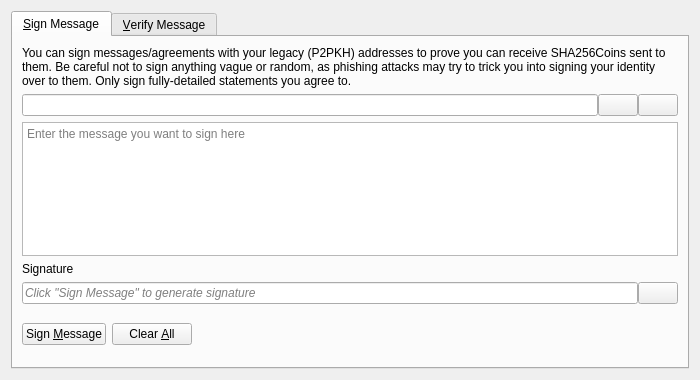
<?xml version="1.0" encoding="UTF-8"?>
<ui version="4.0">
 <class>SignVerifyMessageDialog</class>
 <widget class="QDialog" name="SignVerifyMessageDialog">
  <property name="geometry">
   <rect>
    <x>0</x>
    <y>0</y>
    <width>700</width>
    <height>380</height>
   </rect>
  </property>
  <property name="windowTitle">
   <string>Signatures - Sign / Verify a Message</string>
  </property>
  <property name="modal">
   <bool>true</bool>
  </property>
  <layout class="QVBoxLayout" name="verticalLayout">
   <item>
    <widget class="QTabWidget" name="tabWidget">
     <property name="currentIndex">
      <number>0</number>
     </property>
     <widget class="QWidget" name="tabSignMessage">
      <attribute name="title">
       <string>&amp;Sign Message</string>
      </attribute>
      <layout class="QVBoxLayout" name="verticalLayout_SM">
       <item>
        <widget class="QLabel" name="infoLabel_SM">
         <property name="text">
          <string>You can sign messages/agreements with your legacy (P2PKH) addresses to prove you can receive SHA256Coins sent to them. Be careful not to sign anything vague or random, as phishing attacks may try to trick you into signing your identity over to them. Only sign fully-detailed statements you agree to.</string>
         </property>
         <property name="textFormat">
          <enum>Qt::PlainText</enum>
         </property>
         <property name="wordWrap">
          <bool>true</bool>
         </property>
        </widget>
       </item>
       <item>
        <layout class="QHBoxLayout" name="horizontalLayout_1_SM">
         <property name="spacing">
          <number>0</number>
         </property>
         <item>
          <widget class="QValidatedLineEdit" name="addressIn_SM">
           <property name="toolTip">
            <string>The SHA256Coin address to sign the message with</string>
           </property>
          </widget>
         </item>
         <item>
          <widget class="QPushButton" name="addressBookButton_SM">
           <property name="toolTip">
            <string>Choose previously used address</string>
           </property>
           <property name="text">
            <string/>
           </property>
           <property name="icon">
            <iconset resource="../bitcoin.qrc">
             <normaloff>:/icons/address-book</normaloff>:/icons/address-book</iconset>
           </property>
           <property name="shortcut">
            <string>Alt+A</string>
           </property>
           <property name="autoDefault">
            <bool>false</bool>
           </property>
          </widget>
         </item>
         <item>
          <widget class="QPushButton" name="pasteButton_SM">
           <property name="toolTip">
            <string>Paste address from clipboard</string>
           </property>
           <property name="text">
            <string/>
           </property>
           <property name="icon">
            <iconset resource="../bitcoin.qrc">
             <normaloff>:/icons/editpaste</normaloff>:/icons/editpaste</iconset>
           </property>
           <property name="shortcut">
            <string>Alt+P</string>
           </property>
           <property name="autoDefault">
            <bool>false</bool>
           </property>
          </widget>
         </item>
        </layout>
       </item>
       <item>
        <widget class="QPlainTextEdit" name="messageIn_SM">
         <property name="toolTip">
          <string>Enter the message you want to sign here</string>
         </property>
         <property name="placeholderText">
          <string>Enter the message you want to sign here</string>
         </property>
        </widget>
       </item>
       <item>
        <widget class="QLabel" name="signatureLabel_SM">
         <property name="text">
          <string>Signature</string>
         </property>
         <property name="textFormat">
          <enum>Qt::PlainText</enum>
         </property>
        </widget>
       </item>
       <item>
        <layout class="QHBoxLayout" name="horizontalLayout_2_SM">
         <property name="spacing">
          <number>0</number>
         </property>
         <item>
          <widget class="QLineEdit" name="signatureOut_SM">
           <property name="placeholderText">
            <string>Click "Sign Message" to generate signature</string>
           </property>
           <property name="font">
            <font>
             <italic>true</italic>
            </font>
           </property>
           <property name="readOnly">
            <bool>true</bool>
           </property>
          </widget>
         </item>
         <item>
          <widget class="QPushButton" name="copySignatureButton_SM">
           <property name="toolTip">
            <string>Copy the current signature to the clipboard</string>
           </property>
           <property name="text">
            <string/>
           </property>
           <property name="icon">
            <iconset resource="../bitcoin.qrc">
             <normaloff>:/icons/editcopy</normaloff>:/icons/editcopy</iconset>
           </property>
           <property name="autoDefault">
            <bool>false</bool>
           </property>
          </widget>
         </item>
        </layout>
       </item>
       <item>
        <layout class="QHBoxLayout" name="horizontalLayout_3_SM">
         <item>
          <widget class="QPushButton" name="signMessageButton_SM">
           <property name="toolTip">
            <string>Sign the message to prove you own this SHA256Coin address</string>
           </property>
           <property name="text">
            <string>Sign &amp;Message</string>
           </property>
           <property name="icon">
            <iconset resource="../bitcoin.qrc">
             <normaloff>:/icons/edit</normaloff>:/icons/edit</iconset>
           </property>
           <property name="autoDefault">
            <bool>false</bool>
           </property>
          </widget>
         </item>
         <item>
          <widget class="QPushButton" name="clearButton_SM">
           <property name="toolTip">
            <string>Reset all sign message fields</string>
           </property>
           <property name="text">
            <string>Clear &amp;All</string>
           </property>
           <property name="icon">
            <iconset resource="../bitcoin.qrc">
             <normaloff>:/icons/remove</normaloff>:/icons/remove</iconset>
           </property>
           <property name="autoDefault">
            <bool>false</bool>
           </property>
          </widget>
         </item>
         <item>
          <spacer name="horizontalSpacer_1_SM">
           <property name="orientation">
            <enum>Qt::Horizontal</enum>
           </property>
           <property name="sizeHint" stdset="0">
            <size>
             <width>40</width>
             <height>48</height>
            </size>
           </property>
          </spacer>
         </item>
         <item>
          <widget class="QLabel" name="statusLabel_SM">
           <property name="font">
            <font>
             <weight>75</weight>
             <bold>true</bold>
            </font>
           </property>
           <property name="text">
            <string/>
           </property>
           <property name="wordWrap">
            <bool>true</bool>
           </property>
          </widget>
         </item>
         <item>
          <spacer name="horizontalSpacer_2_SM">
           <property name="orientation">
            <enum>Qt::Horizontal</enum>
           </property>
           <property name="sizeHint" stdset="0">
            <size>
             <width>40</width>
             <height>48</height>
            </size>
           </property>
          </spacer>
         </item>
        </layout>
       </item>
      </layout>
     </widget>
     <widget class="QWidget" name="tabVerifyMessage">
      <attribute name="title">
       <string>&amp;Verify Message</string>
      </attribute>
      <layout class="QVBoxLayout" name="verticalLayout_VM">
       <item>
        <widget class="QLabel" name="infoLabel_VM">
         <property name="text">
          <string>Enter the receiver's address, message (ensure you copy line breaks, spaces, tabs, etc. exactly) and signature below to verify the message. Be careful not to read more into the signature than what is in the signed message itself, to avoid being tricked by a man-in-the-middle attack. Note that this only proves the signing party receives with the address, it cannot prove sendership of any transaction!</string>
         </property>
         <property name="textFormat">
          <enum>Qt::PlainText</enum>
         </property>
         <property name="alignment">
          <set>Qt::AlignLeading|Qt::AlignLeft|Qt::AlignTop</set>
         </property>
         <property name="wordWrap">
          <bool>true</bool>
         </property>
        </widget>
       </item>
       <item>
        <layout class="QHBoxLayout" name="horizontalLayout_1_VM">
         <property name="spacing">
          <number>0</number>
         </property>
         <item>
          <widget class="QValidatedLineEdit" name="addressIn_VM">
           <property name="toolTip">
            <string>The SHA256Coin address the message was signed with</string>
           </property>
          </widget>
         </item>
         <item>
          <widget class="QPushButton" name="addressBookButton_VM">
           <property name="toolTip">
            <string>Choose previously used address</string>
           </property>
           <property name="text">
            <string/>
           </property>
           <property name="icon">
            <iconset resource="../bitcoin.qrc">
             <normaloff>:/icons/address-book</normaloff>:/icons/address-book</iconset>
           </property>
           <property name="shortcut">
            <string>Alt+A</string>
           </property>
           <property name="autoDefault">
            <bool>false</bool>
           </property>
          </widget>
         </item>
        </layout>
       </item>
       <item>
        <widget class="QPlainTextEdit" name="messageIn_VM">
          <property name="toolTip">
            <string>The signed message to verify</string>
          </property>
          <property name="placeholderText">
            <string>The signed message to verify</string>
          </property>
        </widget>
       </item>
       <item>
        <widget class="QValidatedLineEdit" name="signatureIn_VM">
          <property name="toolTip">
            <string>The signature given when the message was signed</string>
          </property>
          <property name="placeholderText">
            <string>The signature given when the message was signed</string>
          </property>
        </widget>
       </item>
       <item>
        <layout class="QHBoxLayout" name="horizontalLayout_2_VM">
         <item>
          <widget class="QPushButton" name="verifyMessageButton_VM">
           <property name="toolTip">
            <string>Verify the message to ensure it was signed with the specified SHA256Coin address</string>
           </property>
           <property name="text">
            <string>Verify &amp;Message</string>
           </property>
           <property name="icon">
            <iconset resource="../bitcoin.qrc">
             <normaloff>:/icons/transaction_0</normaloff>:/icons/transaction_0</iconset>
           </property>
           <property name="autoDefault">
            <bool>false</bool>
           </property>
          </widget>
         </item>
         <item>
          <widget class="QPushButton" name="clearButton_VM">
           <property name="toolTip">
            <string>Reset all verify message fields</string>
           </property>
           <property name="text">
            <string>Clear &amp;All</string>
           </property>
           <property name="icon">
            <iconset resource="../bitcoin.qrc">
             <normaloff>:/icons/remove</normaloff>:/icons/remove</iconset>
           </property>
           <property name="autoDefault">
            <bool>false</bool>
           </property>
          </widget>
         </item>
         <item>
          <spacer name="horizontalSpacer_1_VM">
           <property name="orientation">
            <enum>Qt::Horizontal</enum>
           </property>
           <property name="sizeHint" stdset="0">
            <size>
             <width>40</width>
             <height>48</height>
            </size>
           </property>
          </spacer>
         </item>
         <item>
          <widget class="QLabel" name="statusLabel_VM">
           <property name="font">
            <font>
             <weight>75</weight>
             <bold>true</bold>
            </font>
           </property>
           <property name="text">
            <string/>
           </property>
           <property name="wordWrap">
            <bool>true</bool>
           </property>
          </widget>
         </item>
         <item>
          <spacer name="horizontalSpacer_2_VM">
           <property name="orientation">
            <enum>Qt::Horizontal</enum>
           </property>
           <property name="sizeHint" stdset="0">
            <size>
             <width>40</width>
             <height>48</height>
            </size>
           </property>
          </spacer>
         </item>
        </layout>
       </item>
      </layout>
     </widget>
    </widget>
   </item>
  </layout>
 </widget>
 <customwidgets>
  <customwidget>
   <class>QValidatedLineEdit</class>
   <extends>QLineEdit</extends>
   <header>qt/qvalidatedlineedit.h</header>
  </customwidget>
 </customwidgets>
 <resources>
  <include location="../bitcoin.qrc"/>
 </resources>
 <connections/>
</ui>
